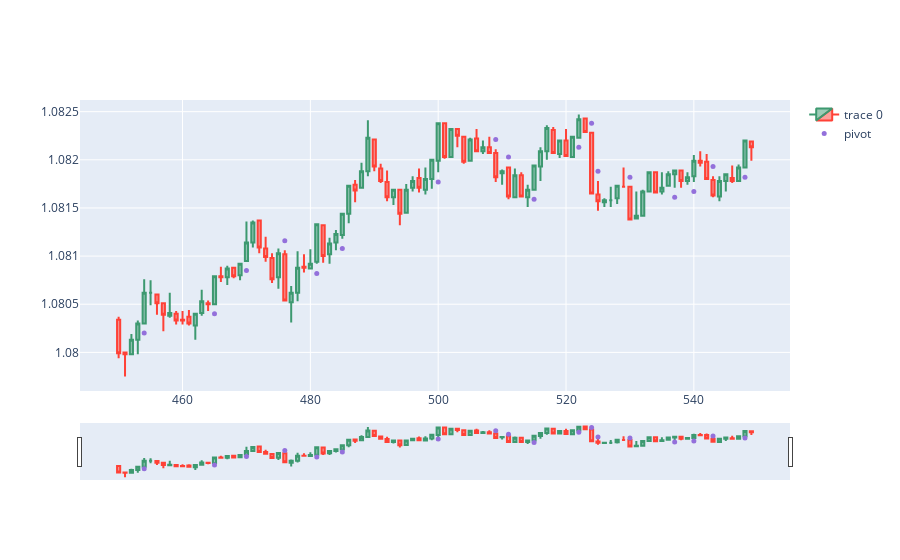

This figure's notebook cell:
### Code cell
import plotly.graph_objects as go
from plotly.subplots import make_subplots
from datetime import datetime
dfpl = df[450:550]
fig = go.Figure(data=[go.Candlestick(x=dfpl.index,
                open=dfpl['Open'],
                high=dfpl['High'],
                low=dfpl['Low'],
                close=dfpl['Close'])])

fig.add_scatter(x=dfpl.index, y=dfpl['pointpos'], mode="markers",
                marker=dict(size=5, color="MediumPurple"),
                name="pivot")

#fig.update_layout(xaxis_rangeslider_visible=False)
fig.show()
